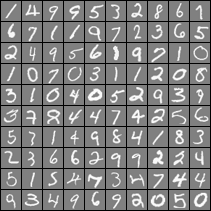
%> input picture temp/main.png, 211 x 211 px
$ octave --eval "result = generateTestData(imread('../temp/main.png'));"   (GNU Octave 9; MATLAB toolbox functions it lacks are replaced by stand-ins)
%> lines starting %> are read from the running program, lines starting %| are printed output that depends on the picture
%> in generateTestData, `test_data = input_data(:,sel);`:
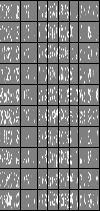
%> test_data: size 211x100 uint8; min 0, max 255, mean 124.1
### functions/getDisplayArray.m
function [display_array] = getDisplayArray(X, example_width)
%MostrarDatos Muestra datos 2D en un formato amigable
%   [h, display_array] = DISPLAYDATA(X, example_width) muestra datos 2D
%    almacenados en X en una grilla agradable. Devuelve el controlador
%    de figura h y la matriz mostrada si se solicita.

X = X.';
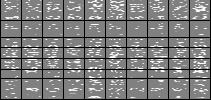
%> X: size 100x211 uint8; min 0, max 255, mean 124.1; mean of the top-left, top-right, bottom-left and bottom-right quarters 124.4, 124.3, 124.1, 123.6
% Set example_width automatically if not passed in
if ~exist('example_width', 'var') || isempty(example_width)
	example_width = round(sqrt(size(X, 2)));
%> example_width = 15
end

% Gray Image
colormap(gray);

% Compute rows, cols
[m n] = size(X);
%> m = 100; n = 211
example_height = (n / example_width);
%> example_height = 14.07

% Compute number of items to display
display_rows = floor(sqrt(m));
%> display_rows = 10
display_cols = ceil(m / display_rows);
%> display_cols = 10


% Between images padding
pad = 1;

% Setup blank display
%> the run ends on the next line
display_array = - ones(pad + display_rows * (example_height + pad), ...
                       pad + display_cols * (example_width + pad));

% Copy each example into a patch on the display array
curr_ex = 1;
for j = 1:display_rows
	for i = 1:display_cols
		if curr_ex > m,
			break;
		end
		% Copy the patch

		% Get the max value of the patch
		max_val = max(abs(X(curr_ex, :)));
		display_array(pad + (j - 1) * (example_height + pad) + (1:example_height), ...
		              pad + (i - 1) * (example_width + pad) + (1:example_width)) = ...
						reshape(X(curr_ex, :), example_height, example_width) / max_val;
		curr_ex = curr_ex + 1;
	end
	if curr_ex > m
		break;
	end
end

close all;
end

### functions/generateTestData.m
function [test_data, image] = generateTestData(input_data)
%GENERATEMAINIMAGE Summary of this function goes here
%   Detailed explanation goes here

[n, m] = size(input_data);
sel = randperm(m);
sel = sel(1:100);
test_data = input_data(:,sel);
display_array = getDisplayArray(test_data);
image = saveImage(display_array, "main");
end
